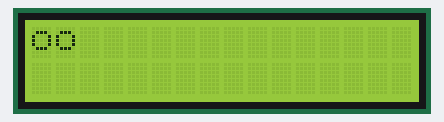
This sketch was run on a simulated Arduino Uno, built with avr-gcc and run on an emulated ATmega328P. On the bench: 16×2 character LCD.

Above: at 0.1 s.
At 4.1 s:
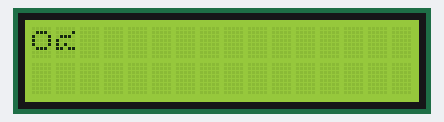
At 8.1 s:
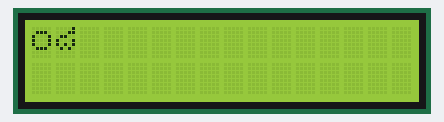
At 19.1 s:
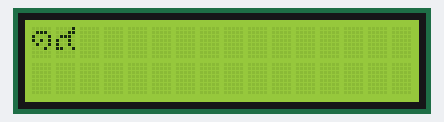
At 27.2 s:
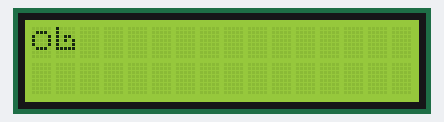
At 38.2 s:
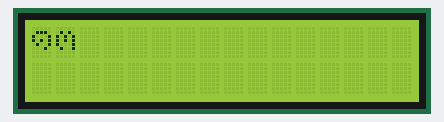

Measured:
- what the display in image 2 shows lasts 1.0 s, from 8.1 s to 9.1 s

The sketch:

THAI_NUMBER_GENERATE.ino
```cpp
#include<LiquidCrystal.h>

const int rs=12,en=11,d4=5,d5=4,d6=3,d7=2;
LiquidCrystal lcd(rs,en,d4,d5,d6,d7);
byte bar[][8] =
{
  { //0
  B00000,
  B01110,
  B10001,
  B10001,
  B10001,
  B01110,
  B00000,
  B00000
  },
  {  //1
  B00000,
  B01110,
  B10001,
  B10101,
  B01001,
  B00010,
  B00000,
  B00000
  },
  {  //2
  B10000,
  B10000,
  B10110,
  B10101,
  B10001,
  B11111,
  B00000,
  B00000
  },
  { //3
  B00000,
  B01010,
  B10101,
  B10101,
  B10001,
  B01001,
  B00000,
  B00000
  },
  {//4
  B00000,
  B00001,
  B01110,
  B10000,
  B10100,
  B11011,
  B00000,
  B00000
  },
  {//5
  B00000,
  B00101,
  B01110,
  B10000,
  B10100,
  B11011,
  B00000,
  B00000
  },
  {//6
  B10000,
  B01110,
  B00001,
  B00101,
  B01001,
  B00110,
  B00000,
  B00000
  },
  {//7
  B00001,
  B00001,
  B01011,
  B10101,
  B10011,
  B01010,
  B00000,
  B00000
  },
  {//8
  B00001,
  B00011,
  B01100,
  B10001,
  B10101,
  B01010,
  B00000,
  B00000
  },
  {//9
  B00001,
  B00011,
  B01110,
  B10010,
  B10010,
  B11001,
  B00000,
  B00000
  },
};

int count=0;
int count2=0;
void setup(){
  lcd.createChar(1,bar[0]);
  lcd.createChar(2,bar[0]);
  lcd.createChar(3,bar[0]);
  lcd.createChar(4,bar[0]);
  lcd.createChar(5,bar[0]);
  lcd.createChar(6,bar[0]);
  lcd.begin(16, 2);

}
void loop(){
  count=0;
  count2=0;
  while(count<=2){
  lcd.createChar(1,bar[count]);
  lcd.setCursor(0,0);
  lcd.write(1);
  while(count2<=9){
    if(count==2 && count2==5){break;}
    lcd.createChar(2,bar[count2]);
    lcd.setCursor(1,0);
    lcd.write(2);
    delay(1000);
  	count2++;

  }
    count++;
    count2=0;
  }
}


  
```
